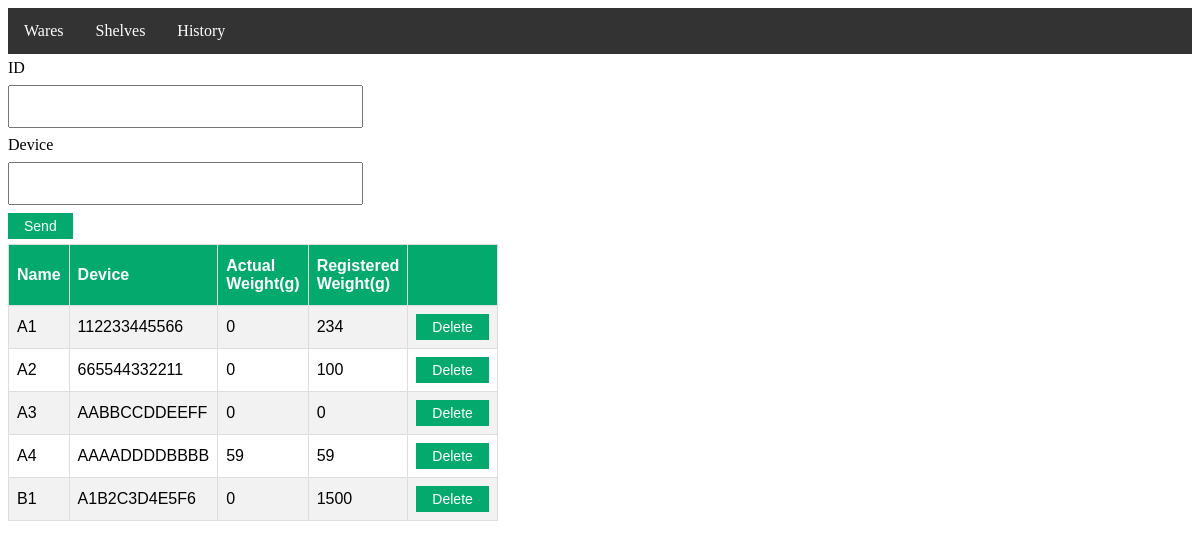
/storage_web/shelves, run on the app's committed database.
### tables this page shows
CREATE TABLE `shelves` (
  `id` int(11) NOT NULL AUTO_INCREMENT,
  `name` varchar(3) NOT NULL,
  `device` varchar(12) NOT NULL,
  `actual_weight` float NOT NULL,
  `registered_weight` float NOT NULL,
  PRIMARY KEY (`id`)
);

### storage_web/control/shelves.php (called while the page is built, shortened)
<?php
$data = $Shelf->getShelves();
require ("view/shelves.php");

### storage_web/index.php (called while the page is built, shortened)
<?php
require('model/Database.php');
require ('model/Shelf.php');
$Shelf = new Shelf();
require('view/header.php');
require('routing.php');
require('view/footer.php');

### storage_web/model/Database.php (called while the page is built)
<?php
class Database{
	private $pdo;
	public function __construct(){
		$config = parse_ini_file("config.ini",true);
		$dsn = $config["database"]["dsn"];
		$username = $config["database"]["username"];
		$password = $config["database"]["password"];
		try{
            $this->pdo = new PDO($dsn, $username, $password);
            $this->pdo->setAttribute(PDO::ATTR_ERRMODE, PDO::ERRMODE_EXCEPTION);
        }catch(PDOException $e){
            echo $e->getMessage();
        }
	}
	public function query(string $querystring){
        try {
            $sql = $this->pdo->prepare($querystring);
            $sql->execute();
            return $sql;
        } catch (PDOException $e){
            echo $e->getMessage();
        }
		return false;
	}
}

### storage_web/model/Shelf.php (called while the page is built, shortened)
<?php
class Shelf{
    private $db;
    public function __construct(){
        $this->db = new Database();
    }
    public function getShelves(){
        $sql = "SELECT * FROM shelves ORDER BY name";
        $shelves = $this->db->query($sql)->fetchAll();
        return $shelves;
    }
}

### storage_web/view/shelves.php (the view)
<form class="shelfInput" method="post">
    <label for="name">ID</label>
    <input type="text" name="name" id="name" /><br />
    <label for="device">Device</label>
    <input type="text" name="device" id="device" /><br />
    <button type="submit" name="addShelf">Send</button>
</form>
<form method="post">
    <table>
        <tr>
            <th>Name</th>
            <th>Device</th>
            <th>Actual Weight(g)</th>
            <th>Registered Weight(g)</th>
            <th></th>
        </tr>
        <?php foreach ($data as $row): ?>
          <tr>
            <td><?= $row['name'] ?></td>
            <td><?= $row['device'] ?></td>
            <td><?= $row['actual_weight'] ?></td>
            <td><?= $row['registered_weight'] ?></td>
            <td><button type="submit" name="deleteShelf" value="<?= $row['id'] ?>">Delete</button></td>
          </tr>
         <?php endforeach ?>
    </table>
</form>

### storage_web/style.css (style rules this page uses)
form { width: 30%; }
input[type=text] { width: 100%; padding: 12px 20px; margin: 8px 0; box-sizing: border-box; }
table { font-family: Arial, Helvetica, sans-serif; border-collapse: collapse; width: 100%; margin-top: 5px; }
table td, table th { border: 1px solid #ddd; padding: 8px; }
table tr:nth-child(even) { background-color: #f2f2f2; }
table th { padding-top: 12px; padding-bottom: 12px; text-align: left; background-color: #04AA6D; color: white; }
button { background-color: #04AA6D; border: none; color: white; padding: 5px 16px; text-align: center; text-decoration: none; display: inline-block; font-size: 14px; }

### data on the page
shelves: name "A1", device "112233445566", actual_weight "0", registered_weight "234", $row['id'] 5 (drawn)
shelves: name "A2", device "665544332211", actual_weight "0", registered_weight "100", $row['id'] 6 (drawn)
shelves: name "A3", device "AABBCCDDEEFF", actual_weight "0", registered_weight "0", $row['id'] 7 (drawn)
shelves: name "A4", device "AAAADDDDBBBB", actual_weight "59", registered_weight "59", $row['id'] 14 (drawn)
shelves: name "B1", device "A1B2C3D4E5F6", actual_weight "0", registered_weight "1500", $row['id'] 8 (drawn)
